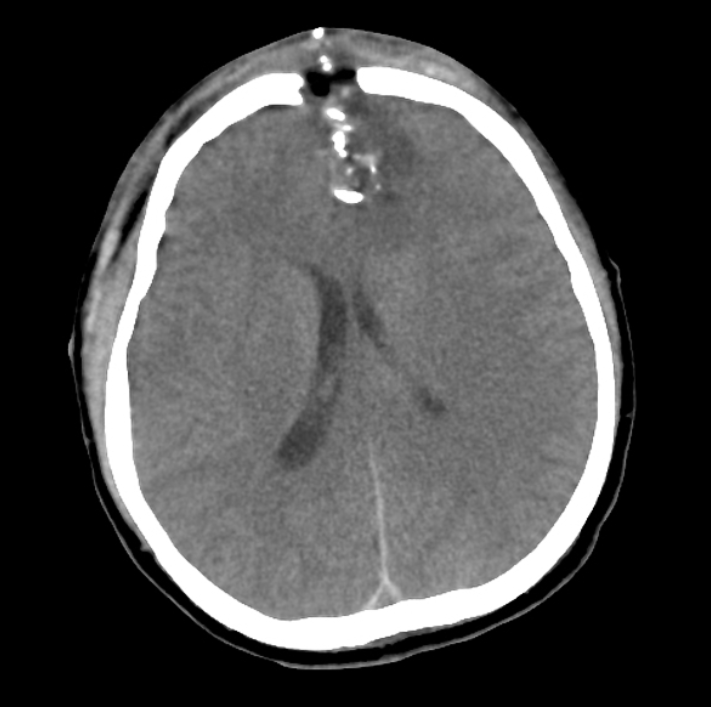
#> input picture Image Processing/lab2-06lis/gunshot.png, 711 x 707 px
$ python lab2.py   (older library calls are emulated)
#> lines starting #> are read from the running program, lines starting #| are printed output that depends on the picture; after the words box and inside, x2 and y2 are one past the last pixel; in counts of white or black regions, pixels touching at a corner belong together
import cv2
import numpy as np
from matplotlib import pyplot as plt

# Path to the uploaded image
gunshot_path = "gunshot.png"
gallstones_path = "gallstones.png"
screws_path = "screws.png"
# Load the image using PIL
gunshot_image = cv2.imread(gunshot_path)
#> gunshot_image is the input picture: shape (707, 711, 3); min 0, max 255, mean 72.1
gallstones_image = cv2.imread(gallstones_path)
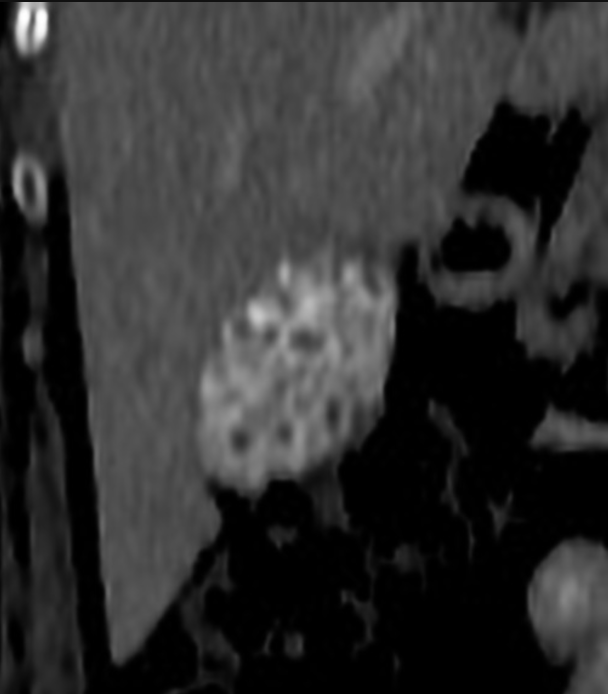
#> input picture Image Processing/lab2-06lis/gallstones.png, 608 x 694 px
#> gallstones_image is the input picture: shape (694, 608, 3); mean B, G, R 48, 48, 48
screws_image = cv2.imread(screws_path)
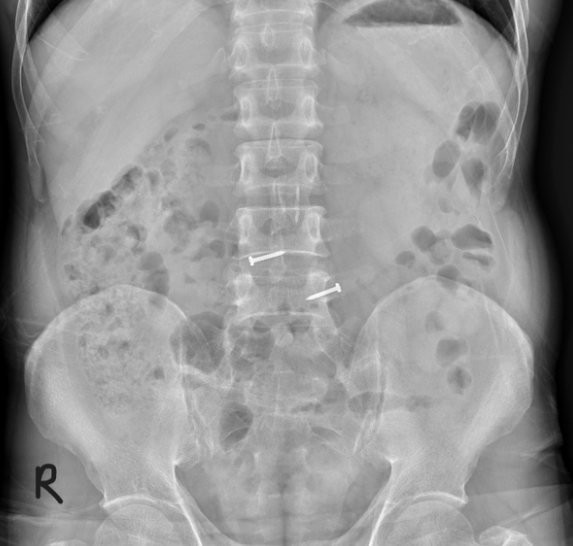
#> input picture Image Processing/lab2-06lis/screws.png, 573 x 546 px
#> screws_image is the input picture: shape (546, 573, 3); min 0, max 255, mean 149.2
# Convert the image to grayscale
gunshot_gray = cv2.cvtColor(np.array(gunshot_image), cv2.COLOR_RGB2GRAY)
gallstones_gray = cv2.cvtColor(np.array(gallstones_image), cv2.COLOR_RGB2GRAY)
screws_gray = cv2.cvtColor(np.array(screws_image), cv2.COLOR_RGB2GRAY)


def display_two_plots(image1, name1, image2, name2):
    plt.subplot(1, 2, 1)
    plt.imshow(image1, cmap="gray")
    plt.title(name1)
    plt.axis("off")
    plt.subplot(1, 2, 2)
    plt.imshow(image2, cmap="gray")
    plt.title(name2)
    plt.axis("off")
    plt.tight_layout()
    plt.show()


def display_four_plots(tlt, plot):
    plt.figure(figsize=(10, 8))
    for i, (img, title) in enumerate(zip(plot, tlt)):
        plt.subplot(2, 2, i + 1)
        plt.imshow(img, cmap='gray')
        plt.title(title)
        plt.axis('off')
    plt.tight_layout()
    plt.show()


def display_six_plots(denoised_images):
    titles = ["Original Noisy Image", "Median Filter 3 x 3 ", "Median Filter 5 x 5 ",
              "Median Filter 7 x 7 ", "Bilateral Filter", "Adaptive Mean Filter"]
    plt.figure(figsize=(10, 8))
    for i, (img, title) in enumerate(zip(denoised_images, titles)):
        plt.subplot(2, 3, i + 1)
        plt.imshow(img, cmap='gray')
        plt.title(title)
        plt.axis('off')
    plt.tight_layout()
    plt.show()


# GUNSHOT EDGE DETECTION
# def Canny_edge_detection(image):
#     # Perform Canny edge detection
#     image_edges = cv2.Canny(image, threshold1=50, threshold2=150)
#     # Display the original grayscale image and the edge-detected result
#     display_two_plots(image, "Grayscale Image", image_edges, "Edge Detection (Canny)")
#
#
# # passing the gunshot image to the function
# Canny_edge_detection(gunshot_gray)
#
#
# # GALLSTONES EDGE DETECTION
# def Sobel_edge_detection(image):
#     sobel_x = cv2.Sobel(image, cv2.CV_64F, 1, 0, ksize=3)  # Gradient in X direction
#     sobel_y = cv2.Sobel(image, cv2.CV_64F, 0, 1, ksize=3)  # Gradient in Y direction
#     sobel_combined = cv2.magnitude(sobel_x, sobel_y)  # Combine gradients
#     # Normalize and convert to uint8
#     sobel_combined = cv2.convertScaleAbs(sobel_combined)
#     display_two_plots(image, "Grayscale Image", sobel_combined, "Edge Detection (Sobel)")
#
#
# # passing the gallstones image to the function
# Sobel_edge_detection(gallstones_gray)
# Sobel_edge_detection(screws_gray)


# K-MEANS SEGMENTATION

# [23 lines left out: function segmentation, not called in this run]

#
# # passing the images to the function
# segmentation(gunshot_gray, 3)
# segmentation(gallstones_gray, 5)
# segmentation(screws_gray, 7)


# MORPHOLOGICAL CHANGES
def morphological_changes(image):
    # Threshold the image to binary (required for morphological operations)
    _, binary_image = cv2.threshold(image, 127, 255, cv2.THRESH_BINARY)
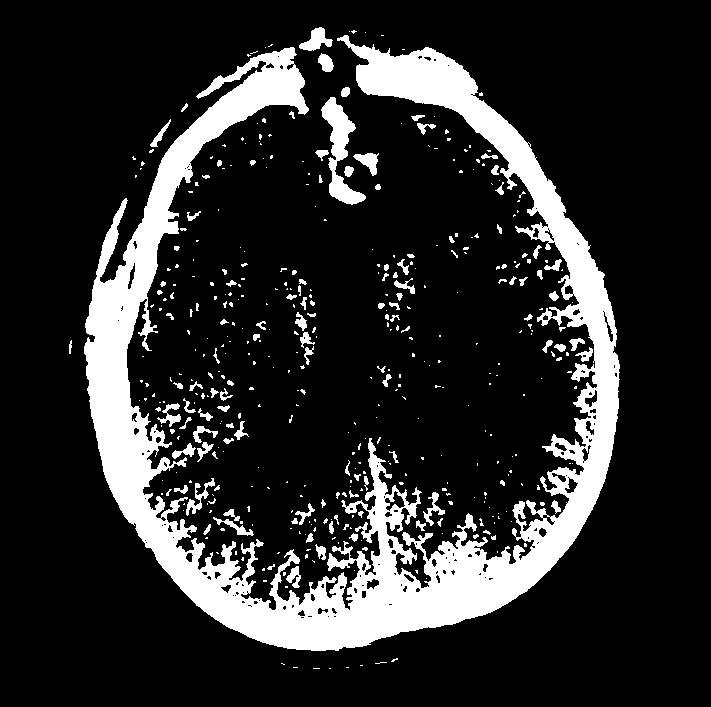
#> binary_image: shape (707, 711); 16.6% white; 447 white regions (328 under 20 px), largest, box (x1, y1, x2, y2) and area: (84, 35, 620, 651) 72303, (321, 97, 366, 205) 1805, (299, 27, 333, 51) 415

    # Create a structuring element (kernel) for morphology
    kernel = cv2.getStructuringElement(cv2.MORPH_RECT, (5, 5))

    # Apply morphological transformations
    erosion = cv2.erode(binary_image, kernel, iterations=1)
#> erosion: shape (707, 711); 10.1% white; 119 white regions (93 under 20 px), largest, box (x1, y1, x2, y2) and area: (86, 48, 617, 649) 47869, (324, 99, 353, 158) 687, (331, 177, 363, 202) 344
    dilation = cv2.dilate(binary_image, kernel, iterations=1)
#> dilation: shape (707, 711); 25.5% white; 170 white regions, largest, box (x1, y1, x2, y2) and area: (82, 25, 622, 653) 107641, (313, 95, 368, 207) 2951, (375, 252, 418, 335) 1841
    opening = cv2.morphologyEx(binary_image, cv2.MORPH_OPEN, kernel)
#> opening: shape (707, 711); 14.1% white; 77 white regions, largest, box (x1, y1, x2, y2) and area: (84, 46, 620, 651) 62971, (322, 97, 355, 170) 1163, (97, 203, 126, 277) 667
    closing = cv2.morphologyEx(binary_image, cv2.MORPH_CLOSE, kernel)
#> closing: shape (707, 711); 18.2% white; 266 white regions (196 under 20 px), largest, box (x1, y1, x2, y2) and area: (84, 27, 620, 651) 82578, (315, 97, 366, 205) 2043, (294, 312, 316, 365) 502
    skeleton = cv2.ximgproc.thinning(binary_image)
#> skeleton: shape (707, 711); 2% white in thin lines or dots, all inside (x1, y1, x2, y2) = (69, 31, 618, 669)

    # Display results
    titles = ['Original Image', 'Erosion', 'Dilation', 'Opening', 'Closing', 'Skeleton']
    images = [binary_image, erosion, dilation, opening, closing, skeleton]

    plt.figure(figsize=(12, 8))
    for i in range(6):
        plt.subplot(2, 3, i + 1)
        plt.imshow(images[i], cmap='gray')
        plt.title(titles[i])
        plt.axis('off')
    plt.tight_layout()
    plt.show()


morphological_changes(gunshot_gray)
morphological_changes(gallstones_gray)
morphological_changes(screws_gray)
#> in morphological_changes (call 3), `skeleton = cv2.ximgproc.thinning(binary_image)`:
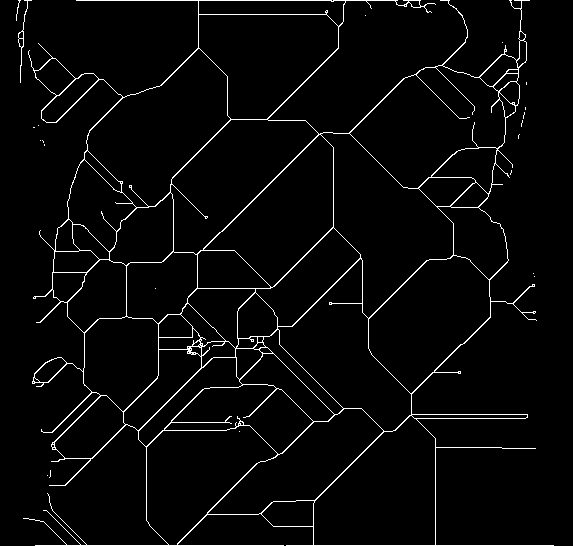
#> skeleton: shape (546, 573); 3.3% white in thin lines or dots


# ADD SALT AND PEPPER NOISE


def add_salt_and_pepper_noise(image, noise_level):
    noisy_image = image.copy()
    total_pixels = image.size
    num_salt = int(noise_level * total_pixels / 2)  # Half for salt
    num_pepper = int(noise_level * total_pixels / 2)  # Half for pepper

    # Add salt (white pixels)
    salt_coords = [np.random.randint(0, i - 1, num_salt) for i in image.shape]
    noisy_image[salt_coords[0], salt_coords[1]] = 255

    # Add pepper (black pixels)
    pepper_coords = [np.random.randint(0, i - 1, num_pepper) for i in image.shape]
    noisy_image[pepper_coords[0], pepper_coords[1]] = 0

    return noisy_image


def plot_salt_and_pepper_images(image):
    # Add noise at three levels
    noise_levels = [0.05, 0.1, 0.2]  # Low, medium, and high noise levels
    noisy_images = [add_salt_and_pepper_noise(image, level) for level in noise_levels]
#> noisy_images = 3 items

    # Display the results
    titles = ["Original Image", "5% Noise", "10% Noise", "20% Noise"]
    images = [image] + noisy_images
#> images = 4 items

    plt.figure(figsize=(10, 8))
    for i, (img, title) in enumerate(zip(images, titles)):
        plt.subplot(2, 2, i + 1)
        plt.imshow(img, cmap='gray')
        plt.title(title)
        plt.axis('off')
#> this loop made 4 passes
#> title on passes 1 to 4: 'Original Image', '5% Noise', '10% Noise', '20% Noise'
    plt.tight_layout()
    plt.show()

    return noisy_images


gunshot_salt_and_pepper = plot_salt_and_pepper_images(gunshot_gray)
#> gunshot_salt_and_pepper = 3 items
gallstones_salt_and_pepper = plot_salt_and_pepper_images(gallstones_gray)
#> the loop in plot_salt_and_pepper_images (call 2), `for i, (img, title) in enumerate(zip(images, titles)):` made 4 passes
#> in plot_salt_and_pepper_images (call 2), `plt.show()`:
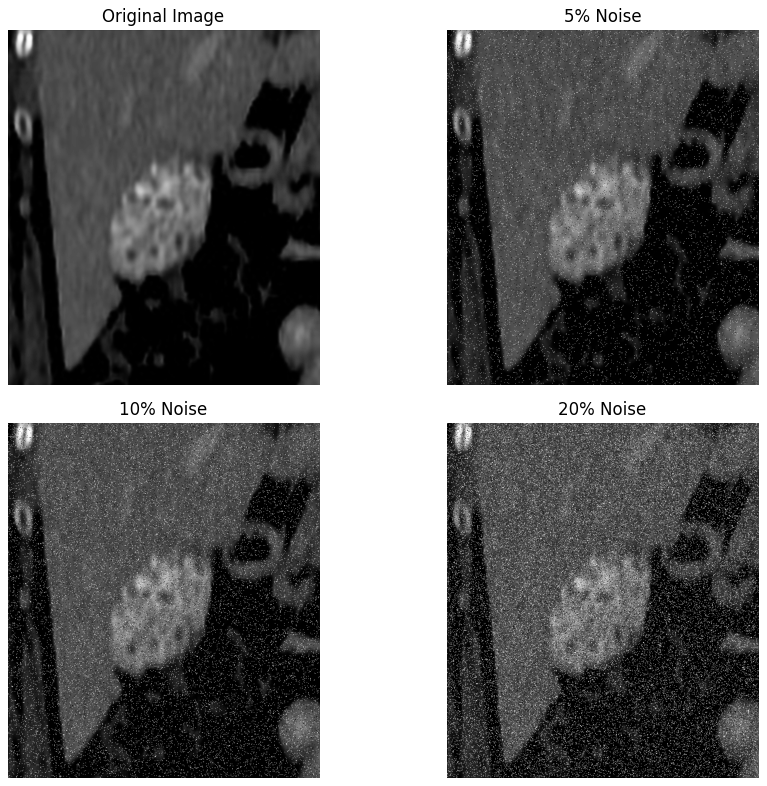
#> figure drawn by matplotlib, 4 panels
#> gallstones_salt_and_pepper = 3 items
screws_salt_and_pepper = plot_salt_and_pepper_images(screws_gray)
#> the loop in plot_salt_and_pepper_images (call 3), `for i, (img, title) in enumerate(zip(images, titles)):` made 4 passes
#> in plot_salt_and_pepper_images (call 3), `plt.show()`:
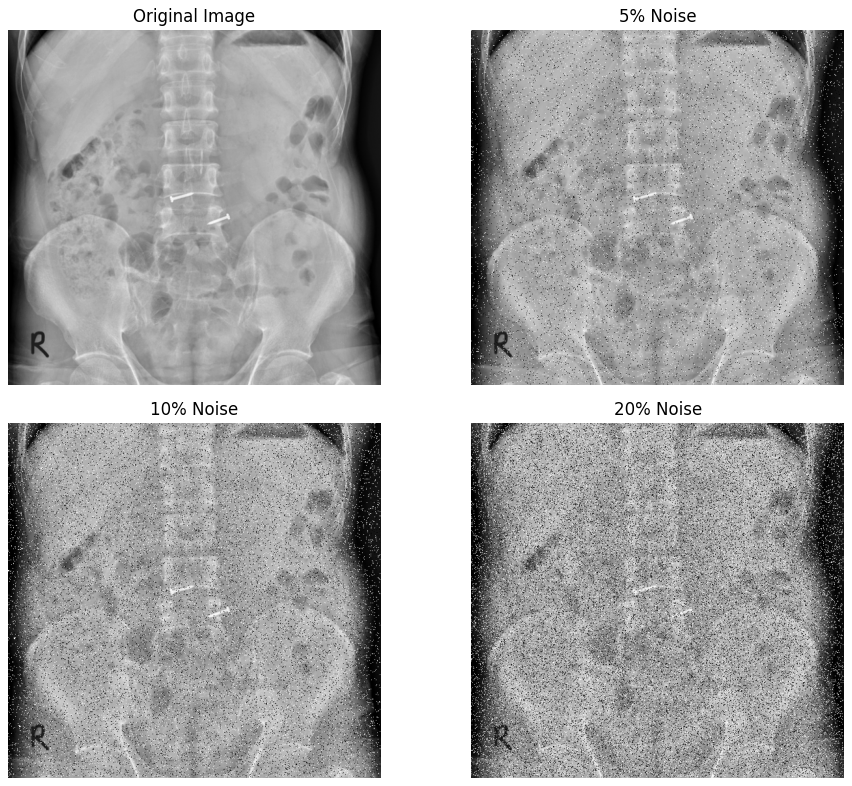
#> figure drawn by matplotlib, 4 panels
#> screws_salt_and_pepper = 3 items


# REMOVE SALT AND PEPPER NOISE


def first_denoise1(image):
    median_denoised1 = cv2.medianBlur(image, 3)
    median_denoised2 = cv2.medianBlur(image, 5)
    median_denoised3 = cv2.medianBlur(image, 7)
    bilateral_denoised = cv2.bilateralFilter(image, 9, 75, 75)
    kernel = np.ones((3, 3), np.float32) / (3 ** 2)
    adaptive_mean_denoised = cv2.filter2D(image, -1, kernel)

    return median_denoised1, median_denoised2, median_denoised3, bilateral_denoised, adaptive_mean_denoised


gun_med_denoised1, gun_med_denoised2, gun_med_denoised3, gun_bilat_denoised, \
    gun_adaptive_denoised = first_denoise1(gunshot_salt_and_pepper[2])

gallstones_med_denoised1, gallstones_med_denoised2, gallstones_med_denoised3, \
    gallstones_bilat_denoised, gallstones_adaptive_denoised = first_denoise1(gallstones_salt_and_pepper[2])

screws_med_denoised1, screws_med_denoised2, screws_med_denoised3, \
    screws_bilat_denoised, screws_adaptive_denoised = first_denoise1(screws_salt_and_pepper[2])
#> in first_denoise1 (call 3), `adaptive_mean_denoised = cv2.filter2D(image, -1, kernel)`:
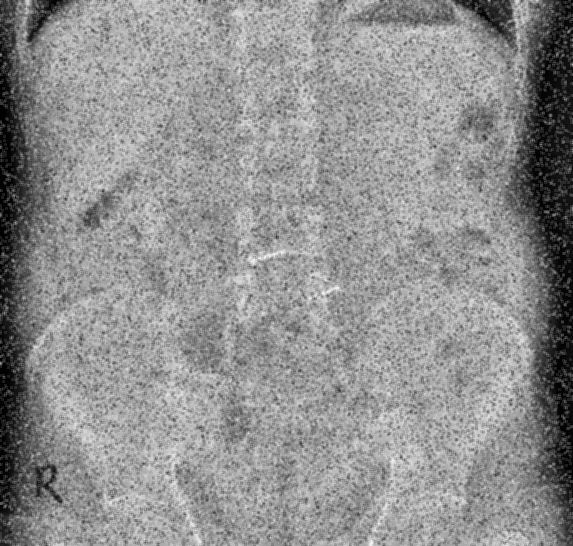
#> adaptive_mean_denoised: shape (546, 573); min 0, max 245, mean 144

gunshot_median_plot = [gunshot_salt_and_pepper[2], gun_med_denoised1,
                       gun_med_denoised2, gun_med_denoised3]
gallstones_median_plot = [gallstones_salt_and_pepper[2], gallstones_med_denoised1,
                          gallstones_med_denoised2, gallstones_med_denoised3]
screws_median_plot = [screws_salt_and_pepper[2], screws_med_denoised1,
                      screws_med_denoised2, screws_med_denoised3]

median_filter_titles = ["Original Noisy Image", "Median Filter 3 x 3 ", "Median Filter 5 x 5 ", "Median Filter 7 x 7 "]

display_four_plots(median_filter_titles, gunshot_median_plot)
#> the loop in display_four_plots, `for i, (img, title) in enumerate(zip(plot, tlt)):` made 4 passes
#> title on passes 1 to 4: 'Original Noisy Image', 'Median Filter 3 x 3 ', 'Median Filter 5 x 5 ', 'Median Filter 7 x 7 '
display_two_plots(gunshot_salt_and_pepper[2], "Noisy Image", gun_bilat_denoised, "Bilateral Filter")
display_two_plots(gunshot_salt_and_pepper[2], "Noisy Image", gun_adaptive_denoised, "Adaptive Mean Filter")

display_four_plots(median_filter_titles, gallstones_median_plot)
#> the loop in display_four_plots (call 2), `for i, (img, title) in enumerate(zip(plot, tlt)):` made 4 passes
display_two_plots(gallstones_salt_and_pepper[2], "Noisy Image", gallstones_bilat_denoised, "Bilateral Filter")
display_two_plots(gallstones_salt_and_pepper[2], "Noisy Image", gallstones_adaptive_denoised, "Adaptive Mean Filter")

display_four_plots(median_filter_titles, screws_median_plot)
display_two_plots(screws_salt_and_pepper[2], "Noisy Image", screws_bilat_denoised, "Bilateral Filter")
display_two_plots(screws_salt_and_pepper[2], "Noisy Image", screws_adaptive_denoised, "Adaptive Mean Filter")

# Display the results of comparison
gunshot_sap_comparison = [gunshot_salt_and_pepper[2], gun_med_denoised1,
                          gun_med_denoised2, gun_med_denoised3,
                          gun_bilat_denoised, gun_adaptive_denoised]

gallstones_sap_comparison = [gallstones_salt_and_pepper[2], gallstones_med_denoised1,
                             gallstones_med_denoised2, gallstones_med_denoised3,
                             gallstones_bilat_denoised, gallstones_adaptive_denoised]

screws_sap_comparison = [screws_salt_and_pepper[2], screws_med_denoised1,
                         screws_med_denoised2, screws_med_denoised3,
                         screws_bilat_denoised, screws_adaptive_denoised]

display_six_plots(gunshot_sap_comparison)
#> the loop in display_six_plots, `for i, (img, title) in enumerate(zip(denoised_images, titles)):` made 6 passes
display_six_plots(gallstones_sap_comparison)
#> the loop in display_six_plots (call 2), `for i, (img, title) in enumerate(zip(denoised_images, titles)):` made 6 passes
display_six_plots(screws_sap_comparison)


# GAUSSIAN NOISE
def add_gaussian_noise(image, mean, variance):
    image_float = image.astype(np.float32)
    sigma = variance ** 0.5
    gaussian_noise = np.random.normal(mean, sigma, image.shape)
    noisy_image = image_float + gaussian_noise
    # Clip the values to ensure they remain valid
    noisy_image = np.clip(noisy_image, 0, 255).astype(np.uint8)
    return noisy_image


def plot_gaussian_noise(image):
    # Add Gaussian noise at three levels
    noise_levels = [
        (0, 10),  # Low noise: Mean=0, Variance=10
        (0, 50),  # Medium noise: Mean=0, Variance=50
        (0, 100)  # High noise: Mean=0, Variance=100
    ]
    noisy_images = [add_gaussian_noise(image, mean, variance) for mean, variance in noise_levels]
#> noisy_images = 3 items

    # Display the results
    titles = ["Original Image", "Low Noise (Var=10)", "Medium Noise (Var=50)", "High Noise (Var=100)"]
    images = [image] + noisy_images
#> images = 4 items

    plt.figure(figsize=(10, 8))
    for i, (img, title) in enumerate(zip(images, titles)):
        plt.subplot(2, 2, i + 1)
        plt.imshow(img, cmap='gray')
        plt.title(title)
        plt.axis('off')
#> this loop made 4 passes
#> title on passes 1 to 4: 'Original Image', 'Low Noise (Var=10)', 'Medium Noise (Var=50)', 'High Noise (Var=100)'
    plt.tight_layout()
    plt.show()
    return noisy_images


gunshot_gaussian_noise = plot_gaussian_noise(gunshot_gray)
#> gunshot_gaussian_noise = 3 items
gallstones_gaussian_noise = plot_gaussian_noise(gallstones_gray)
#> the loop in plot_gaussian_noise (call 2), `for i, (img, title) in enumerate(zip(images, titles)):` made 4 passes
#> gallstones_gaussian_noise = 3 items
screws_gaussian_noise = plot_gaussian_noise(screws_gray)
#> screws_gaussian_noise = 3 items


# REMOVE GAUSSIAN NOISE
def first_denoise2(image):
    # Apply GaussianBlur
    gaussian_denoised = cv2.GaussianBlur(image, (7, 7), 1.5)

    # Apply Non-Local Means (NLM) Denoising
    nlm_denoised = cv2.fastNlMeansDenoising(image, h=15, templateWindowSize=7, searchWindowSize=21)

    # Apply bilateral Filtering as a last resort for mixed noise
    bilateral_denoised = cv2.bilateralFilter(image, 9, 75, 75)
    return gaussian_denoised, nlm_denoised, bilateral_denoised


gunshot_gaussian_denoised, gunshot_nlm_denoised, gaussian_bilateral_denoised = first_denoise2(gunshot_gaussian_noise[2])
display_two_plots(gunshot_gaussian_noise[2], "Noisy image", gunshot_gaussian_denoised, "Gaussian Blurring")
display_two_plots(gunshot_gaussian_noise[2], "Noisy image", gunshot_nlm_denoised, "Non-Local Means")
display_two_plots(gunshot_gaussian_noise[2], "Noisy image", gaussian_bilateral_denoised, "Bilateral Filtering")

# Display the results
second_titles = ["Original Noisy Image", "Gaussian Blurring", "Non-Local Means", "Bilateral Filtering"]
gunshot_denoised2_images = [gunshot_gaussian_noise[2], gunshot_gaussian_denoised, gunshot_nlm_denoised,
                            gaussian_bilateral_denoised]

display_four_plots(second_titles, gunshot_denoised2_images)

gallstones_gaussian_denoised, gallstones_nlm_denoised, gaussian_bilateral_denoised = first_denoise2(
    gallstones_gaussian_noise[2])
display_two_plots(gallstones_gaussian_noise[2], "Noisy image", gallstones_gaussian_denoised, "Gaussian Blurring")
display_two_plots(gallstones_gaussian_noise[2], "Noisy image", gallstones_nlm_denoised, "Non-Local Means")
display_two_plots(gallstones_gaussian_noise[2], "Noisy image", gaussian_bilateral_denoised, "Bilateral Filtering")

# Display the results
gallstones_denoised2_images = [gallstones_gaussian_noise[2], gallstones_gaussian_denoised, gallstones_nlm_denoised,
                               gaussian_bilateral_denoised]

screws_gaussian_denoised, screws_nlm_denoised, gaussian_bilateral_denoised = first_denoise2(
    screws_gaussian_noise[2])
display_two_plots(screws_gaussian_noise[2], "Noisy image", screws_gaussian_denoised, "Gaussian Blurring")
display_two_plots(screws_gaussian_noise[2], "Noisy image", screws_nlm_denoised, "Non-Local Means")
display_two_plots(screws_gaussian_noise[2], "Noisy image", gaussian_bilateral_denoised, "Bilateral Filtering")

# Display the results
screws_denoised2_images = [screws_gaussian_noise[2], screws_gaussian_denoised, screws_nlm_denoised,
                           gaussian_bilateral_denoised]


def plot_gaussian_conclusion(image_list):
    plt.figure(figsize=(10, 8))
    for i, (img, title) in enumerate(zip(image_list, second_titles)):
        plt.subplot(2, 2, i + 1)
        plt.imshow(img, cmap='gray')
        plt.title(title)
        plt.axis('off')
#> this loop made 4 passes
    plt.tight_layout()
    plt.show()


plot_gaussian_conclusion(gunshot_denoised2_images)
plot_gaussian_conclusion(gallstones_denoised2_images)
#> the loop in plot_gaussian_conclusion (call 2), `for i, (img, title) in enumerate(zip(image_list, second_titles)):` made 4 passes
plot_gaussian_conclusion(screws_denoised2_images)
